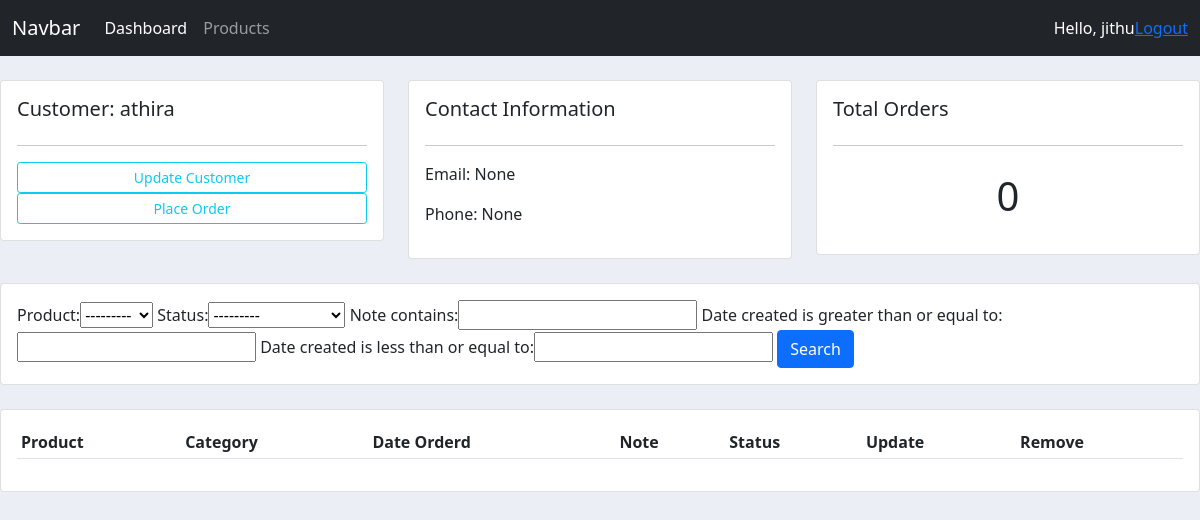
/customer/9/ (signed in), run on the app's committed database.
### cms/models.py (models this page shows, shortened)
class Customer(models.Model):
    user = models.OneToOneField(User, null=True, blank=True, on_delete=models.CASCADE)
    name = models.CharField(max_length=100, null=True)
    phone = models.CharField(max_length=100, null=True)
    email = models.CharField(max_length=100, null=True)
    profile_pic = models.ImageField( default="default.jpg",null=True, blank=True)
    date_created = models.DateTimeField(auto_now_add=True, null=True)

### cms/decorators.py (the view)
        def wrapper_func(request, *args, **kwargs):
            group = None
            if request.user.groups.exists():
                group = request.user.groups.all()[0].name
            if group in allowed_roles:
                return view_func(request, *args, **kwargs)
            else:
                return HttpResponse('you are not authorise to view this page')
            return view_func(request, *args, **kwargs)

### cms/models.py (called while the page is built)
    def __str__(self):
        return self.name

### cms/views.py (called while the page is built)
@login_required(login_url='login')
@allowed_users(allowed_roles=['admin'])
def customer(request, pk):
    customer = Customer.objects.get(id=pk)
    orders = customer.order_set.all()
    myfilter = OrderFilter(request.GET, queryset=orders)
    orders = myfilter.qs
    context = {
        'customer': customer,
        'orders': orders,
        'total_orders': orders.count(),
        'myfilter': myfilter
        }
    return render(request, 'cms/customer.html', context)

### cms/templates/cms/customer.html (shortened to what this page needs)
{% extends "cms/main.html" %}
{% block content %}
<br>
<div class="row">
	<div class="col-md">
		<div class="card card-body">
			<h5>Customer: {{customer.name}}</h5>
			<hr>
			<a class="btn btn-outline-info  btn-sm btn-block" href="">Update Customer</a>
			<a class="btn btn-outline-info  btn-sm btn-block" href="{% url 'create_order' customer.id %}">Place Order</a>
		</div>
	</div>
	<div class="col-md">
		<div class="card card-body">
			<h5>Contact Information</h5>
			<hr>
			<p>Email: {{customer.email}}</p>
			<p>Phone: {{customer.phone}}</p>
		</div>
	</div>
	<div class="col-md">
		<div class="card card-body">
			<h5>Total Orders</h5>
			<hr>
			<h1 style="text-align: center;padding: 10px">{{total_orders}}</h1>
		</div>
	</div>
</div>
<br>
<div class="row">
	<div class="col">
		<div class="card card-body">
			<form method="get">
				{{myfilter.form}}
		    <button class="btn btn-primary" type="submit">Search</button>
		  </form>
		</div>
	</div>
</div>
<br>
<div class="row">
	<div class="col-md">
		<div class="card card-body">
			<table class="table table-sm">
				<tr>
					<th>Product</th>
					<th>Category</th>
					<th>Date Orderd</th>
					<th>Note</th>
					<th>Status</th>
					<th>Update</th>
					<th>Remove</th>
				</tr>
			</table>
		</div>
	</div>
</div>{% endblock %}

### cms/templates/cms/navbar.html (shortened to what this page needs)
<nav class="navbar navbar-expand-lg navbar-dark bg-dark">
    <div class="container-fluid">
      <a class="navbar-brand" href="#">Navbar</a>
      <div class="collapse navbar-collapse" id="navbarNav">
        <ul class="navbar-nav">
          {% if request.user.is_staff %}
          <li class="nav-item">
            <a class="nav-link active" aria-current="page" href="#">Dashboard</a>
          </li>
          <li class="nav-item">
            <a class="nav-link" href="{% url 'product' %}">Products</a>
          </li>
          {% else %}
          <li class="nav-item">
            <a class="nav-link" href="{% url 'settings' %}">Settings</a>
          </li>
          {% endif %}
        </ul>
      </div>
      <span class="text-white">Hello,  {{request.user}}</span>
      <span><a href="{% url 'logout' %}">Logout</a></span>
    </div>
  </nav>

### cms/static/css/main.css (style rules this page uses)
body { background-color: #ebeff5; }

### data on the page
Customer: name "athira", email "None", phone "None"

### other printed values
{{ request.user }} "jithu"
{{ total_orders }} "0"
